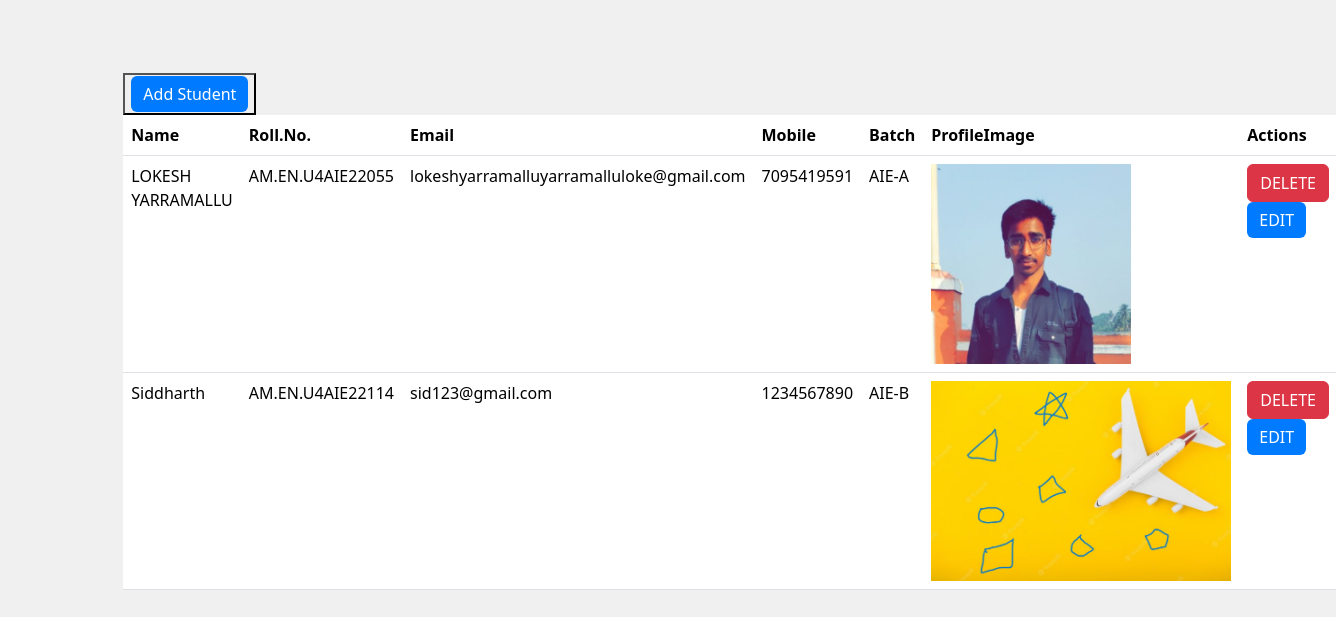
The page / on the database its author committed.
### students/models.py (models this page shows, shortened)
class Student(models.Model):
    GENDER_CHOICES = (
        ("M", "Male"),
        ("F", "Female"),
        ("O", "Other"),
    )
    id = models.AutoField(primary_key=True)
    name = models.CharField(max_length=30)
    rollno = models.CharField(max_length=16)
    gender = models.CharField(max_length=1, choices=GENDER_CHOICES)
    batch = models.CharField(max_length=5)
    email = models.EmailField(max_length=254)
    mobile = models.CharField(max_length=10)
    profile_image = models.ImageField(upload_to="profileimg")

### students/views.py (the view)
# urls.py: 2. Add a URL to urlpatterns:  path('', views.home, name='home')
def home(request):
    queryset = Student.objects.all()
    context = {
        "students": queryset,
    }
    return render(request, "index.html", context)

### students/templates/index.html (shortened to what this page needs)
<!DOCTYPE html>
<html lang="en">
  <head>
    <link
      href="https://cdn.jsdelivr.net/npm/bootstrap@5.3.2/dist/css/bootstrap.min.css"
      rel="stylesheet"
    />
  </head>
  <body>
    {% block content %}
    <div class="col-10 mx-auto container mt-5">
      <button>
        <a href="/add_student" class="btn btn-primary">Add Student</a>
      </button>
      <table class="table">
        <thead>
          <tr>
            <th scope="col">Name</th>
            <th scope="col">Roll.No.</th>
            <th scope="col">Email</th>
            <th scope="col">Mobile</th>
            <th scope="col">Batch</th>
            <th scope="col">ProfileImage</th>
            <th scope="col">Actions</th>
          </tr>
        </thead>
        <tbody>
          {% for student in students %}
          <tr>
            <td>{{ student.name }}</td>
            <td>{{ student.rollno }}</td>
            <td>{{ student.email }}</td>
            <td>{{ student.mobile }}</td>
            <td>{{ student.batch }}</td>
            <td>
              <img
                src="{{ student.profile_image.url }}"
                style="height: 200px"
                alt="Profile Image"
              />
            </td>
            <td>
              <a
                href="/delete_student/{{ student.rollno }}"
                class="btn btn-danger"
                >DELETE</a
              ><br />
              <a
                href="/update_student/{{ student.rollno }}"
                class="btn btn-primary"
                >EDIT</a
              >
            </td>
          </tr>
          {% endfor %}
        </tbody>
      </table>
    </div>
    {% endblock %}
  </body>
</html>

### students/templates/index.html (style rules this page uses)
body { padding-top: 25px; background-color: #f0f0f0; }
.btn-primary { background-color: #007bff; border: none; }

### rows shown on the page
Student: name "LOKESH YARRAMALLU", rollno "AM.EN.U4AIE22055", email "lokeshyarramalluyarramalluloke@gmail.com", mobile "7095419591", batch "AIE-A", profile_image (picture)
Student: name "Siddharth", rollno "AM.EN.U4AIE22114", email "sid123@gmail.com", mobile "1234567890", batch "AIE-B", profile_image (picture)
